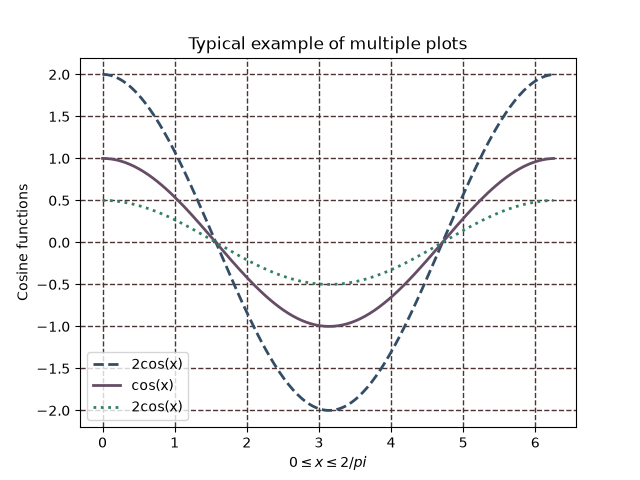

Generate this figure with Python:
import numpy as np
import matplotlib.pyplot as plt

# Variables
pi = 3.14159

x = np.arange(0,2*pi,pi/100)
y1 = 2*np.cos(x)
y2 = np.cos(x)
y3 = 0.5*np.cos(x)

#plot
#plt.plot(x,y1,'--',x,y2,'-',x,y3,':')
plt.plot(x,y1,label = '2cos(x)', linestyle = '--',linewidth = 2, color = (0.2,0.3,0.4))
plt.plot(x,y2,label = 'cos(x)', ls = '-',linewidth = 2, color = (0.4,0.3,0.4))
plt.plot(x,y3,label = '2cos(x)', linestyle = ':',lw = 2, color = (0.2,0.5,0.4))
plt.legend()
plt.xlabel(r'$0 \leq  x \leq 2/pi$')
plt.ylabel('Cosine functions')
#plt.legend(["2cos(x)","cos(x)","0.5cos(x)"])
plt.title('Typical example of multiple plots')
plt.grid(visible = True, axis = 'both', which = 'both',ls = '--', color = (0.3,0.2,0.2), lw = 1)
plt.savefig("Python/handout/cosine_plot.png")
plt.ylim(-3,3)
plt.xlim(0, 2*pi)
plt.show()
